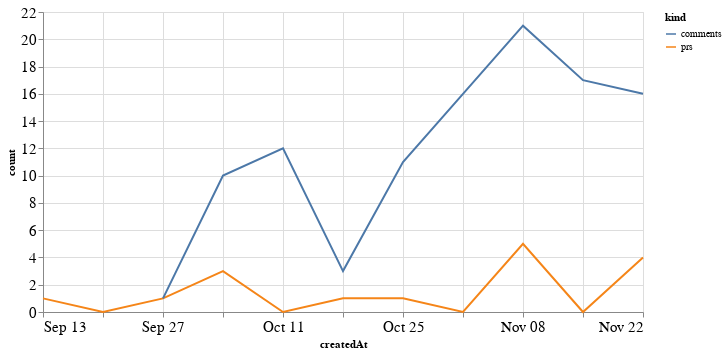

This figure's notebook cell:
### Code cell
alt.Chart(total_time, width=600).mark_line().encode(
    x='createdAt',
    y='count',
    color='kind'
)

### Figure 1 — Vega-Lite specification as saved in the notebook (floating-point values rounded to 4 significant figures)
{"config": {"axisLeft": {"labelFontSize": 15}, "axisBottom": {"labelFontSize": 15}}, "data": {"name": "data-39d0fb9440f153343a0a53b1a577ae0e"}, "mark": "line", "encoding": {"color": {"type": "nominal", "field": "kind"}, "x": {"type": "temporal", "field": "createdAt"}, "y": {"type": "quantitative", "field": "count"}}, "width": 600, "$schema": "https://vega.github.io/schema/vega-lite/v4.8.1.json", "datasets": {"data-39d0fb9440f153343a0a53b1a577ae0e": [{"createdAt": "2020-09-13T00:00:00", "kind": "prs", "count": 1.0}, {"createdAt": "2020-09-20T00:00:00", "kind": "prs", "count": 0.0}, {"createdAt": "2020-09-27T00:00:00", "kind": "prs", "count": 1.0}, {"createdAt": "2020-10-04T00:00:00", "kind": "prs", "count": 3.0}, {"createdAt": "2020-10-11T00:00:00", "kind": "prs", "count": 0.0}, {"createdAt": "2020-10-18T00:00:00", "kind": "prs", "count": 1.0}, {"createdAt": "2020-10-25T00:00:00", "kind": "prs", "count": 1.0}, {"createdAt": "2020-11-01T00:00:00", "kind": "prs", "count": 0.0}, {"createdAt": "2020-11-08T00:00:00", "kind": "prs", "count": 5.0}, {"createdAt": "2020-11-15T00:00:00", "kind": "prs", "count": 0.0}, {"createdAt": "2020-11-22T00:00:00", "kind": "prs", "count": 4.0}, {"createdAt": "2020-09-13T00:00:00", "kind": "comments", "count": null}, {"createdAt": "2020-09-20T00:00:00", "kind": "comments", "count": null}, {"createdAt": "2020-09-27T00:00:00", "kind": "comments", "count": 1.0}, {"createdAt": "2020-10-04T00:00:00", "kind": "comments", "count": 10.0}, {"createdAt": "2020-10-11T00:00:00", "kind": "comments", "count": 12.0}, {"createdAt": "2020-10-18T00:00:00", "kind": "comments", "count": 3.0}, {"createdAt": "2020-10-25T00:00:00", "kind": "comments", "count": 11.0}, {"createdAt": "2020-11-01T00:00:00", "kind": "comments", "count": 16.0}, {"createdAt": "2020-11-08T00:00:00", "kind": "comments", "count": 21.0}, {"createdAt": "2020-11-15T00:00:00", "kind": "comments", "count": 17.0}, {"createdAt": "2020-11-22T00:00:00", "kind": "comments", "count": 16.0}]}}
